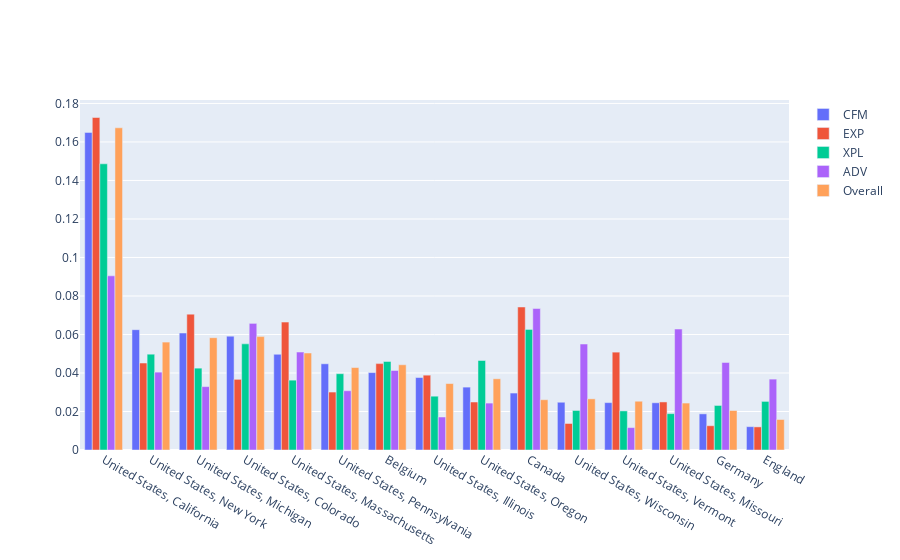

Notebook cell for this chart:
### Code cell
# same plot but interactive using plotly
fig = go.Figure()
fig.add_trace(go.Bar(
    y=cfm_ratings_by_location["norm_rating"],
    x=cfm_ratings_by_location.index,
    name="CFM",
    orientation='v',
))
fig.add_trace(go.Bar(
    y=exp_ratings_by_location["norm_rating"],
    x=exp_ratings_by_location.index,
    name="EXP",
    orientation='v',
))
fig.add_trace(go.Bar(
    y=xpl_ratings_by_location["norm_rating"],
    x=xpl_ratings_by_location.index,
    name="XPL",
    orientation='v',
))
fig.add_trace(go.Bar(
    y=adv_ratings_by_location["norm_rating"],
    x=adv_ratings_by_location.index,
    name="ADV",
    orientation='v',
))
fig.add_trace(go.Bar(
    y=overall_ratings_by_location["norm_rating"],
    x=overall_ratings_by_location.index,
    name="Overall",
    orientation='v',
))
fig.update_layout(barmode='group')
fig.show()

### Figure 1 — Plotly figure (JSON) as saved in the notebook; plotly's stock layout.template omitted (floating-point values rounded to 4 significant figures)
{"data": [{"name": "CFM", "orientation": "v", "type": "bar", "x": ["United States, California", "United States, New York", "United States, Michigan", "United States, Colorado", "United States, Massachusetts", "United States, Pennsylvania", "Belgium", "United States, Illinois", "United States, Oregon", "Canada", "United States, Wisconsin", "United States, Vermont", "United States, Missouri", "Germany", "England"], "y": [0.165, 0.0625, 0.06077, 0.05914, 0.04971, 0.04478, 0.04022, 0.03764, 0.03266, 0.02958, 0.02481, 0.02462, 0.02453, 0.01877, 0.01212]}, {"name": "EXP", "orientation": "v", "type": "bar", "x": ["United States, California", "Canada", "United States, Michigan", "United States, Massachusetts", "United States, Vermont", "United States, New York", "Belgium", "United States, Illinois", "United States, Colorado", "United States, Pennsylvania", "United States, Missouri", "United States, Oregon", "United States, Wisconsin", "Germany", "England"], "y": [0.1727, 0.07428, 0.07057, 0.06647, 0.05083, 0.04517, 0.04487, 0.03887, 0.03671, 0.0301, 0.02496, 0.02492, 0.01378, 0.01261, 0.01201]}, {"name": "XPL", "orientation": "v", "type": "bar", "x": ["United States, California", "Canada", "United States, Colorado", "United States, New York", "United States, Oregon", "Belgium", "United States, Michigan", "United States, Pennsylvania", "United States, Massachusetts", "United States, Illinois", "England", "Germany", "United States, Wisconsin", "United States, Vermont", "United States, Missouri"], "y": [0.1487, 0.06263, 0.05513, 0.04977, 0.04649, 0.04601, 0.04251, 0.03964, 0.03628, 0.02795, 0.02524, 0.02314, 0.02053, 0.02031, 0.01888]}, {"name": "ADV", "orientation": "v", "type": "bar", "x": ["United States, California", "Canada", "United States, Colorado", "United States, Missouri", "United States, Wisconsin", "United States, Massachusetts", "Germany", "Belgium", "United States, New York", "England", "United States, Michigan", "United States, Pennsylvania", "United States, Oregon", "United States, Illinois", "United States, Vermont"], "y": [0.09046, 0.07348, 0.06577, 0.06284, 0.05505, 0.05088, 0.04547, 0.04129, 0.04045, 0.03681, 0.03293, 0.03078, 0.02437, 0.01713, 0.01164]}, {"name": "Overall", "orientation": "v", "type": "bar", "x": ["United States, California", "United States, Colorado", "United States, Michigan", "United States, New York", "United States, Massachusetts", "Belgium", "United States, Pennsylvania", "United States, Oregon", "United States, Illinois", "United States, Wisconsin", "Canada", "United States, Vermont", "United States, Missouri", "Germany", "England"], "y": [0.1674, 0.05889, 0.05834, 0.05606, 0.05038, 0.04427, 0.04282, 0.03699, 0.03451, 0.02657, 0.02612, 0.02533, 0.02438, 0.02051, 0.01584]}], "layout": {"barmode": "group"}}
